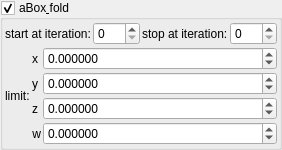
    <widget class="MyGroupBox" name="groupCheck_transf_function_enabledF_false">
     <property name="font">
      <font>
       <weight>50</weight>
       <bold>false</bold>
      </font>
     </property>
     <property name="toolTip">
      <string/>
     </property>
     <property name="title">
      <string>aBox&amp; fold</string>
     </property>
     <property name="checkable">
      <bool>true</bool>
     </property>
     <layout class="QVBoxLayout" name="verticalLayout_30" stretch="0,0">
      <property name="spacing">
       <number>2</number>
      </property>
      <property name="leftMargin">
       <number>2</number>
      </property>
      <property name="topMargin">
       <number>2</number>
      </property>
      <property name="rightMargin">
       <number>2</number>
      </property>
      <property name="bottomMargin">
       <number>2</number>
      </property>
      <item>
       <layout class="QGridLayout" name="gridLayout_14">
        <item row="0" column="3">
         <widget class="MySpinBox" name="spinboxInt_transf_stop_iterations_F">
          <property name="sizePolicy">
           <sizepolicy hsizetype="Minimum" vsizetype="Maximum">
            <horstretch>0</horstretch>
            <verstretch>0</verstretch>
           </sizepolicy>
          </property>
          <property name="font">
           <font>
            <weight>50</weight>
            <bold>false</bold>
           </font>
          </property>
          <property name="maximum">
           <number>250</number>
          </property>
         </widget>
        </item>
        <item row="0" column="2">
         <widget class="QLabel" name="label_252">
          <property name="font">
           <font>
            <weight>50</weight>
            <bold>false</bold>
           </font>
          </property>
          <property name="text">
           <string>stop at iteration:</string>
          </property>
         </widget>
        </item>
        <item row="0" column="1">
         <widget class="MySpinBox" name="spinboxInt_transf_start_iterations_F">
          <property name="sizePolicy">
           <sizepolicy hsizetype="Minimum" vsizetype="Maximum">
            <horstretch>0</horstretch>
            <verstretch>0</verstretch>
           </sizepolicy>
          </property>
          <property name="font">
           <font>
            <weight>50</weight>
            <bold>false</bold>
           </font>
          </property>
          <property name="maximum">
           <number>250</number>
          </property>
         </widget>
        </item>
        <item row="0" column="0">
         <widget class="QLabel" name="label_67">
          <property name="font">
           <font>
            <weight>50</weight>
            <bold>false</bold>
           </font>
          </property>
          <property name="text">
           <string>start at iteration:</string>
          </property>
         </widget>
        </item>
       </layout>
      </item>
      <item>
       <layout class="QGridLayout" name="gridLayout_4" columnstretch="0,0,1">
        <property name="spacing">
         <number>2</number>
        </property>
        <item row="2" column="2">
         <widget class="MyDoubleSpinBox" name="spinbox4_transf_offsetB_1111_z">
          <property name="enabled">
           <bool>true</bool>
          </property>
          <property name="sizePolicy">
           <sizepolicy hsizetype="Minimum" vsizetype="Maximum">
            <horstretch>0</horstretch>
            <verstretch>0</verstretch>
           </sizepolicy>
          </property>
          <property name="font">
           <font>
            <weight>50</weight>
            <bold>false</bold>
           </font>
          </property>
          <property name="decimals">
           <number>6</number>
          </property>
          <property name="minimum">
           <double>-99.989999999999995</double>
          </property>
          <property name="maximum">
           <double>99.989999999999995</double>
          </property>
          <property name="singleStep">
           <double>0.100000000000000</double>
          </property>
         </widget>
        </item>
        <item row="0" column="1">
         <widget class="QLabel" name="label_22">
          <property name="font">
           <font>
            <weight>50</weight>
            <bold>false</bold>
           </font>
          </property>
          <property name="text">
           <string notr="true">x</string>
          </property>
         </widget>
        </item>
        <item row="2" column="1">
         <widget class="QLabel" name="label_24">
          <property name="font">
           <font>
            <weight>50</weight>
            <bold>false</bold>
           </font>
          </property>
          <property name="text">
           <string notr="true">z</string>
          </property>
         </widget>
        </item>
        <item row="1" column="1">
         <widget class="QLabel" name="label_25">
          <property name="font">
           <font>
            <weight>50</weight>
            <bold>false</bold>
           </font>
          </property>
          <property name="text">
           <string notr="true">y</string>
          </property>
         </widget>
        </item>
        <item row="1" column="2">
         <widget class="MyDoubleSpinBox" name="spinbox4_transf_offsetB_1111_y">
          <property name="enabled">
           <bool>true</bool>
          </property>
          <property name="sizePolicy">
           <sizepolicy hsizetype="Minimum" vsizetype="Maximum">
            <horstretch>0</horstretch>
            <verstretch>0</verstretch>
           </sizepolicy>
          </property>
          <property name="font">
           <font>
            <weight>50</weight>
            <bold>false</bold>
           </font>
          </property>
          <property name="decimals">
           <number>6</number>
          </property>
          <property name="minimum">
           <double>-99.989999999999995</double>
          </property>
          <property name="maximum">
           <double>99.989999999999995</double>
          </property>
          <property name="singleStep">
           <double>0.100000000000000</double>
          </property>
         </widget>
        </item>
        <item row="0" column="2">
         <widget class="MyDoubleSpinBox" name="spinbox4_transf_offsetB_1111_x">
          <property name="enabled">
           <bool>true</bool>
          </property>
          <property name="sizePolicy">
           <sizepolicy hsizetype="Minimum" vsizetype="Maximum">
            <horstretch>0</horstretch>
            <verstretch>0</verstretch>
           </sizepolicy>
          </property>
          <property name="font">
           <font>
            <weight>50</weight>
            <bold>false</bold>
           </font>
          </property>
          <property name="prefix">
           <string/>
          </property>
          <property name="decimals">
           <number>6</number>
          </property>
          <property name="minimum">
           <double>-99.989999999999995</double>
          </property>
          <property name="singleStep">
           <double>0.100000000000000</double>
          </property>
         </widget>
        </item>
        <item row="3" column="2">
         <widget class="MyDoubleSpinBox" name="spinbox4_transf_offsetB_1111_w">
          <property name="enabled">
           <bool>true</bool>
          </property>
          <property name="sizePolicy">
           <sizepolicy hsizetype="Minimum" vsizetype="Maximum">
            <horstretch>0</horstretch>
            <verstretch>0</verstretch>
           </sizepolicy>
          </property>
          <property name="font">
           <font>
            <weight>50</weight>
            <bold>false</bold>
           </font>
          </property>
          <property name="decimals">
           <number>6</number>
          </property>
          <property name="minimum">
           <double>-99.989999999999995</double>
          </property>
          <property name="maximum">
           <double>99.989999999999995</double>
          </property>
          <property name="singleStep">
           <double>0.100000000000000</double>
          </property>
         </widget>
        </item>
        <item row="3" column="1">
         <widget class="QLabel" name="label_149">
          <property name="sizePolicy">
           <sizepolicy hsizetype="Preferred" vsizetype="Preferred">
            <horstretch>0</horstretch>
            <verstretch>0</verstretch>
           </sizepolicy>
          </property>
          <property name="font">
           <font>
            <weight>50</weight>
            <bold>false</bold>
           </font>
          </property>
          <property name="text">
           <string notr="true">w</string>
          </property>
          <property name="alignment">
           <set>Qt::AlignRight|Qt::AlignTrailing|Qt::AlignVCenter</set>
          </property>
         </widget>
        </item>
        <item row="1" column="0" rowspan="2">
         <widget class="QLabel" name="label_23">
          <property name="font">
           <font>
            <weight>50</weight>
            <bold>false</bold>
           </font>
          </property>
          <property name="text">
           <string>limit:</string>
          </property>
         </widget>
        </item>
       </layout>
      </item>
     </layout>
    </widget>
